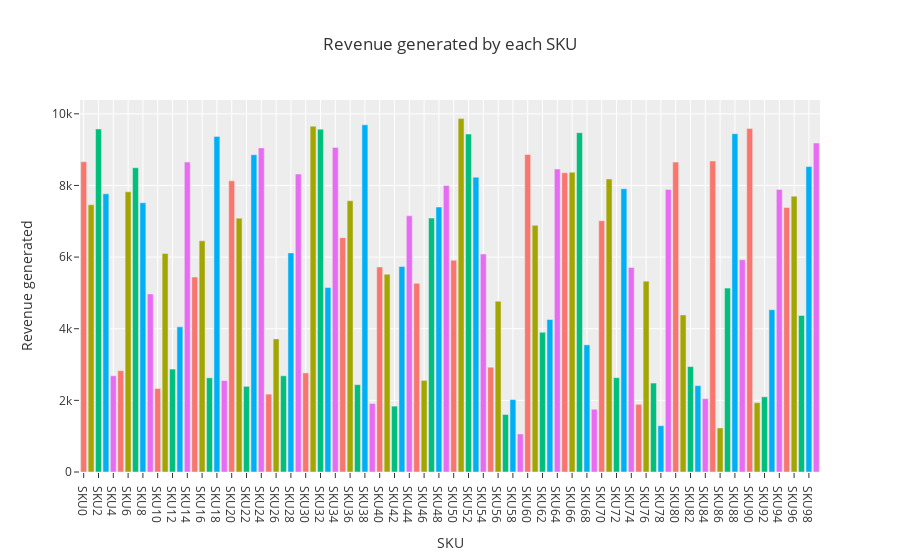

Notebook source saved alongside this figure:
### Markdown cell above
## SKU (STOCK KEEPING UNITS) Analysis
+ SKU stands for "Stock Keeping Unit." In supply chain management and retail operations, an SKU is a unique identifier assigned to each distinct product and item in a company's inventory. It serves as a way to uniquely identify and track individual products within the inventory system.

### Code cell
# Revenue generated by SKU
sku_revenue = px.bar(df, x= "SKU", y= "Revenue generated", color= "SKU", title= "Revenue generated by each SKU")
sku_revenue.update_layout(showlegend= False)
sku_revenue.show()
